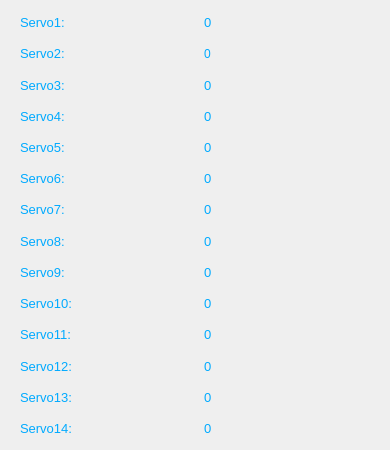
            <widget class="QWidget" name="tab_5">
             <attribute name="title">
              <string>Servo</string>
             </attribute>
             <widget class="QWidget" name="gridLayoutWidget">
              <property name="geometry">
               <rect>
                <x>20</x>
                <y>10</y>
                <width>361</width>
                <height>431</height>
               </rect>
              </property>
              <layout class="QGridLayout" name="gridLayout_4">
               <item row="15" column="0">
                <layout class="QGridLayout" name="gridLayout_9">
                 <item row="0" column="1">
                  <layout class="QGridLayout" name="gridLayout_87">
                   <item row="0" column="0">
                    <widget class="QLabel" name="servoDeger13">
                     <property name="font">
                      <font>
                       <pointsize>10</pointsize>
                      </font>
                     </property>
                     <property name="styleSheet">
                      <string notr="true">color: rgb(0, 170, 255);</string>
                     </property>
                     <property name="text">
                      <string>0</string>
                     </property>
                    </widget>
                   </item>
                  </layout>
                 </item>
                 <item row="0" column="0">
                  <layout class="QGridLayout" name="gridLayout_88">
                   <item row="0" column="0">
                    <widget class="QLabel" name="label_34">
                     <property name="font">
                      <font>
                       <pointsize>10</pointsize>
                      </font>
                     </property>
                     <property name="styleSheet">
                      <string notr="true">color: rgb(0, 170, 255);</string>
                     </property>
                     <property name="text">
                      <string>Servo13:</string>
                     </property>
                    </widget>
                   </item>
                  </layout>
                 </item>
                </layout>
               </item>
               <item row="14" column="0">
                <layout class="QGridLayout" name="gridLayout_8">
                 <item row="0" column="1">
                  <layout class="QGridLayout" name="gridLayout_85">
                   <item row="0" column="0">
                    <widget class="QLabel" name="servoDeger12">
                     <property name="font">
                      <font>
                       <pointsize>10</pointsize>
                      </font>
                     </property>
                     <property name="styleSheet">
                      <string notr="true">color: rgb(0, 170, 255);</string>
                     </property>
                     <property name="text">
                      <string>0</string>
                     </property>
                    </widget>
                   </item>
                  </layout>
                 </item>
                 <item row="0" column="0">
                  <layout class="QGridLayout" name="gridLayout_86">
                   <item row="0" column="0">
                    <widget class="QLabel" name="label_26">
                     <property name="font">
                      <font>
                       <pointsize>10</pointsize>
                      </font>
                     </property>
                     <property name="styleSheet">
                      <string notr="true">color: rgb(0, 170, 255);</string>
                     </property>
                     <property name="text">
                      <string>Servo12:</string>
                     </property>
                    </widget>
                   </item>
                  </layout>
                 </item>
                </layout>
               </item>
               <item row="5" column="0">
                <layout class="QGridLayout" name="gridLayout_13">
                 <item row="0" column="1">
                  <layout class="QGridLayout" name="gridLayout_95">
                   <item row="0" column="0">
                    <widget class="QLabel" name="servoDeger4">
                     <property name="font">
                      <font>
                       <pointsize>10</pointsize>
                      </font>
                     </property>
                     <property name="styleSheet">
                      <string notr="true">color: rgb(0, 170, 255);</string>
                     </property>
                     <property name="text">
                      <string>0</string>
                     </property>
                    </widget>
                   </item>
                  </layout>
                 </item>
                 <item row="0" column="0">
                  <layout class="QGridLayout" name="gridLayout_96">
                   <item row="0" column="0">
                    <widget class="QLabel" name="label_4">
                     <property name="font">
                      <font>
                       <pointsize>10</pointsize>
                      </font>
                     </property>
                     <property name="styleSheet">
                      <string notr="true">color: rgb(0, 170, 255);</string>
                     </property>
                     <property name="text">
                      <string>Servo4:</string>
                     </property>
                    </widget>
                   </item>
                  </layout>
                 </item>
                </layout>
               </item>
               <item row="4" column="0">
                <layout class="QGridLayout" name="gridLayout_12">
                 <item row="0" column="1">
                  <layout class="QGridLayout" name="gridLayout_93">
                   <item row="0" column="0">
                    <widget class="QLabel" name="servoDeger3">
                     <property name="font">
                      <font>
                       <pointsize>10</pointsize>
                      </font>
                     </property>
                     <property name="styleSheet">
                      <string notr="true">color: rgb(0, 170, 255);</string>
                     </property>
                     <property name="text">
                      <string>0</string>
                     </property>
                    </widget>
                   </item>
                  </layout>
                 </item>
                 <item row="0" column="0">
                  <layout class="QGridLayout" name="gridLayout_94">
                   <item row="0" column="0">
                    <widget class="QLabel" name="label_3">
                     <property name="font">
                      <font>
                       <pointsize>10</pointsize>
                      </font>
                     </property>
                     <property name="styleSheet">
                      <string notr="true">color: rgb(0, 170, 255);</string>
                     </property>
                     <property name="text">
                      <string>Servo3:</string>
                     </property>
                    </widget>
                   </item>
                  </layout>
                 </item>
                </layout>
               </item>
               <item row="12" column="0">
                <layout class="QGridLayout" name="gridLayout_109">
                 <item row="0" column="1">
                  <layout class="QGridLayout" name="gridLayout_110">
                   <item row="0" column="0">
                    <widget class="QLabel" name="servoDeger10">
                     <property name="font">
                      <font>
                       <pointsize>10</pointsize>
                      </font>
                     </property>
                     <property name="styleSheet">
                      <string notr="true">color: rgb(0, 170, 255);</string>
                     </property>
                     <property name="text">
                      <string>0</string>
                     </property>
                    </widget>
                   </item>
                  </layout>
                 </item>
                 <item row="0" column="0">
                  <layout class="QGridLayout" name="gridLayout_111">
                   <item row="0" column="0">
                    <widget class="QLabel" name="label_21">
                     <property name="font">
                      <font>
                       <pointsize>10</pointsize>
                      </font>
                     </property>
                     <property name="styleSheet">
                      <string notr="true">color: rgb(0, 170, 255);</string>
                     </property>
                     <property name="text">
                      <string>Servo10:</string>
                     </property>
                    </widget>
                   </item>
                  </layout>
                 </item>
                </layout>
               </item>
               <item row="9" column="0">
                <layout class="QGridLayout" name="gridLayout_16">
                 <item row="0" column="1">
                  <layout class="QGridLayout" name="gridLayout_101">
                   <item row="0" column="0">
                    <widget class="QLabel" name="servoDeger7">
                     <property name="font">
                      <font>
                       <pointsize>10</pointsize>
                      </font>
                     </property>
                     <property name="styleSheet">
                      <string notr="true">color: rgb(0, 170, 255);</string>
                     </property>
                     <property name="text">
                      <string>0</string>
                     </property>
                    </widget>
                   </item>
                  </layout>
                 </item>
                 <item row="0" column="0">
                  <layout class="QGridLayout" name="gridLayout_102">
                   <item row="0" column="0">
                    <widget class="QLabel" name="label_14">
                     <property name="font">
                      <font>
                       <pointsize>10</pointsize>
                      </font>
                     </property>
                     <property name="styleSheet">
                      <string notr="true">color: rgb(0, 170, 255);</string>
                     </property>
                     <property name="text">
                      <string>Servo7:</string>
                     </property>
                    </widget>
                   </item>
                  </layout>
                 </item>
                </layout>
               </item>
               <item row="2" column="0">
                <layout class="QGridLayout" name="gridLayout_7">
                 <item row="0" column="1">
                  <layout class="QGridLayout" name="gridLayout_83">
                   <item row="0" column="0">
                    <widget class="QLabel" name="servoDeger1">
                     <property name="font">
                      <font>
                       <pointsize>10</pointsize>
                      </font>
                     </property>
                     <property name="styleSheet">
                      <string notr="true">color: rgb(0, 170, 255);</string>
                     </property>
                     <property name="text">
                      <string>0</string>
                     </property>
                    </widget>
                   </item>
                  </layout>
                 </item>
                 <item row="0" column="0">
                  <layout class="QGridLayout" name="gridLayout_84">
                   <item row="0" column="0">
                    <widget class="QLabel" name="label">
                     <property name="font">
                      <font>
                       <pointsize>10</pointsize>
                      </font>
                     </property>
                     <property name="styleSheet">
                      <string notr="true">color: rgb(0, 170, 255);</string>
                     </property>
                     <property name="text">
                      <string>Servo1:</string>
                     </property>
                    </widget>
                   </item>
                  </layout>
                 </item>
                </layout>
               </item>
               <item row="10" column="0">
                <layout class="QGridLayout" name="gridLayout_19">
                 <item row="0" column="1">
                  <layout class="QGridLayout" name="gridLayout_103">
                   <item row="0" column="0">
                    <widget class="QLabel" name="servoDeger8">
                     <property name="font">
                      <font>
                       <pointsize>10</pointsize>
                      </font>
                     </property>
                     <property name="styleSheet">
                      <string notr="true">color: rgb(0, 170, 255);</string>
                     </property>
                     <property name="text">
                      <string>0</string>
                     </property>
                    </widget>
                   </item>
                  </layout>
                 </item>
                 <item row="0" column="0">
                  <layout class="QGridLayout" name="gridLayout_104">
                   <item row="0" column="0">
                    <widget class="QLabel" name="label_15">
                     <property name="font">
                      <font>
                       <pointsize>10</pointsize>
                      </font>
                     </property>
                     <property name="styleSheet">
                      <string notr="true">color: rgb(0, 170, 255);</string>
                     </property>
                     <property name="text">
                      <string>Servo8:</string>
                     </property>
                    </widget>
                   </item>
                  </layout>
                 </item>
                </layout>
               </item>
               <item row="8" column="0">
                <layout class="QGridLayout" name="gridLayout_15">
                 <item row="0" column="1">
                  <layout class="QGridLayout" name="gridLayout_99">
                   <item row="0" column="0">
                    <widget class="QLabel" name="servoDeger6">
                     <property name="font">
                      <font>
                       <pointsize>10</pointsize>
                      </font>
                     </property>
                     <property name="styleSheet">
                      <string notr="true">color: rgb(0, 170, 255);</string>
                     </property>
                     <property name="text">
                      <string>0</string>
                     </property>
                    </widget>
                   </item>
                  </layout>
                 </item>
                 <item row="0" column="0">
                  <layout class="QGridLayout" name="gridLayout_100">
                   <item row="0" column="0">
                    <widget class="QLabel" name="label_6">
                     <property name="font">
                      <font>
                       <pointsize>10</pointsize>
                      </font>
                     </property>
                     <property name="styleSheet">
                      <string notr="true">color: rgb(0, 170, 255);</string>
                     </property>
                     <property name="text">
                      <string>Servo6:</string>
                     </property>
                    </widget>
                   </item>
                  </layout>
                 </item>
                </layout>
               </item>
               <item row="16" column="0">
                <layout class="QGridLayout" name="gridLayout_6">
                 <item row="0" column="1">
                  <layout class="QGridLayout" name="gridLayout_81">
                   <item row="0" column="0">
                    <widget class="QLabel" name="servoDeger14">
                     <property name="font">
                      <font>
                       <pointsize>10</pointsize>
                      </font>
                     </property>
                     <property name="styleSheet">
                      <string notr="true">color: rgb(0, 170, 255);</string>
                     </property>
                     <property name="text">
                      <string>0</string>
                     </property>
                    </widget>
                   </item>
                  </layout>
                 </item>
                 <item row="0" column="0">
                  <layout class="QGridLayout" name="gridLayout_82">
                   <item row="0" column="0">
                    <widget class="QLabel" name="label_35">
                     <property name="font">
                      <font>
                       <pointsize>10</pointsize>
                      </font>
                     </property>
                     <property name="styleSheet">
                      <string notr="true">color: rgb(0, 170, 255);</string>
                     </property>
                     <property name="text">
                      <string>Servo14:</string>
                     </property>
                    </widget>
                   </item>
                  </layout>
                 </item>
                </layout>
               </item>
               <item row="6" column="0">
                <layout class="QGridLayout" name="gridLayout_14">
                 <item row="0" column="1">
                  <layout class="QGridLayout" name="gridLayout_97">
                   <item row="0" column="0">
                    <widget class="QLabel" name="servoDeger5">
                     <property name="font">
                      <font>
                       <pointsize>10</pointsize>
                      </font>
                     </property>
                     <property name="styleSheet">
                      <string notr="true">color: rgb(0, 170, 255);</string>
                     </property>
                     <property name="text">
                      <string>0</string>
                     </property>
                    </widget>
                   </item>
                  </layout>
                 </item>
                 <item row="0" column="0">
                  <layout class="QGridLayout" name="gridLayout_98">
                   <item row="0" column="0">
                    <widget class="QLabel" name="label_5">
                     <property name="font">
                      <font>
                       <pointsize>10</pointsize>
                      </font>
                     </property>
                     <property name="styleSheet">
                      <string notr="true">color: rgb(0, 170, 255);</string>
                     </property>
                     <property name="text">
                      <string>Servo5:</string>
                     </property>
                    </widget>
                   </item>
                  </layout>
                 </item>
                </layout>
               </item>
               <item row="13" column="0">
                <layout class="QGridLayout" name="gridLayout_80">
                 <item row="0" column="1">
                  <layout class="QGridLayout" name="gridLayout_107">
                   <item row="0" column="0">
                    <widget class="QLabel" name="servoDeger11">
                     <property name="font">
                      <font>
                       <pointsize>10</pointsize>
                      </font>
                     </property>
                     <property name="styleSheet">
                      <string notr="true">color: rgb(0, 170, 255);</string>
                     </property>
                     <property name="text">
                      <string>0</string>
                     </property>
                    </widget>
                   </item>
                  </layout>
                 </item>
                 <item row="0" column="0">
                  <layout class="QGridLayout" name="gridLayout_108">
                   <item row="0" column="0">
                    <widget class="QLabel" name="label_24">
                     <property name="font">
                      <font>
                       <pointsize>10</pointsize>
                      </font>
                     </property>
                     <property name="styleSheet">
                      <string notr="true">color: rgb(0, 170, 255);</string>
                     </property>
                     <property name="text">
                      <string>Servo11:</string>
                     </property>
                    </widget>
                   </item>
                  </layout>
                 </item>
                </layout>
               </item>
               <item row="3" column="0">
                <layout class="QGridLayout" name="gridLayout_11">
                 <item row="0" column="1">
                  <layout class="QGridLayout" name="gridLayout_91">
                   <item row="0" column="0">
                    <widget class="QLabel" name="servoDeger2">
                     <property name="font">
                      <font>
                       <pointsize>9</pointsize>
                      </font>
                     </property>
                     <property name="styleSheet">
                      <string notr="true">color: rgb(0, 170, 255);</string>
                     </property>
                     <property name="text">
                      <string>0</string>
                     </property>
                    </widget>
                   </item>
                  </layout>
                 </item>
                 <item row="0" column="0">
                  <layout class="QGridLayout" name="gridLayout_92">
                   <item row="0" column="0">
                    <widget class="QLabel" name="label_2">
                     <property name="font">
                      <font>
                       <pointsize>10</pointsize>
                      </font>
                     </property>
                     <property name="styleSheet">
                      <string notr="true">color: rgb(0, 170, 255);</string>
                     </property>
                     <property name="text">
                      <string>Servo2:</string>
                     </property>
                    </widget>
                   </item>
                  </layout>
                 </item>
                </layout>
               </item>
               <item row="11" column="0">
                <layout class="QGridLayout" name="gridLayout_20">
                 <item row="0" column="1">
                  <layout class="QGridLayout" name="gridLayout_105">
                   <item row="0" column="0">
                    <widget class="QLabel" name="servoDeger9">
                     <property name="font">
                      <font>
                       <pointsize>10</pointsize>
                      </font>
                     </property>
                     <property name="styleSheet">
                      <string notr="true">color: rgb(0, 170, 255);</string>
                     </property>
                     <property name="text">
                      <string>0</string>
                     </property>
                    </widget>
                   </item>
                  </layout>
                 </item>
                 <item row="0" column="0">
                  <layout class="QGridLayout" name="gridLayout_106">
                   <item row="0" column="0">
                    <widget class="QLabel" name="label_20">
                     <property name="font">
                      <font>
                       <pointsize>10</pointsize>
                      </font>
                     </property>
                     <property name="styleSheet">
                      <string notr="true">color: rgb(0, 170, 255);</string>
                     </property>
                     <property name="text">
                      <string>Servo9:</string>
                     </property>
                    </widget>
                   </item>
                  </layout>
                 </item>
                </layout>
               </item>
              </layout>
             </widget>
            </widget>
